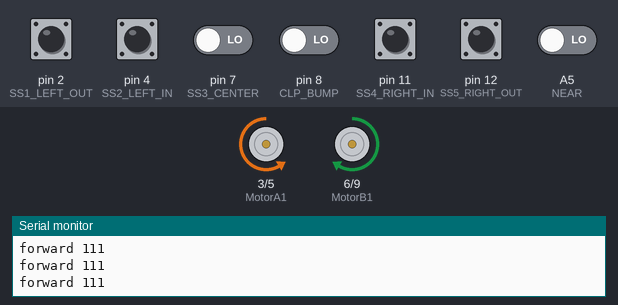
Bench run of a sketch on a simulated Arduino Uno, built with avr-gcc and run on an emulated ATmega328P. On the bench: motor-driver pin pairs drawn as motors (green arrow = first pin HIGH = forward, orange = second pin HIGH = backward, longer = more drive), the last lines printed to the serial monitor. The test bench sets the inputs (shaded band); at power-on: A5 (NEAR), pin 2 (SS1_LEFT_OUT), pin 4 (SS2_LEFT_IN), pin 7 (SS3_CENTER), pin 8 (CLP_BUMP), pin 11 (SS4_RIGHT_IN), pin 12 (SS5_RIGHT_OUT) LOW.

Above: at 1.2 s.
1.3 s: pin 4 (SS2_LEFT_IN) pulled HIGH for 0.15 s
At 1.4 s:
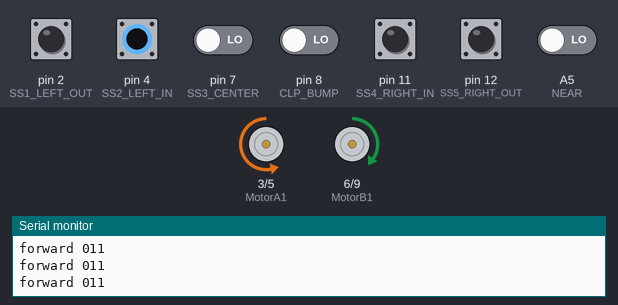
3.0 s: pin 11 (SS4_RIGHT_IN) pulled HIGH for 0.15 s
At 3.1 s:
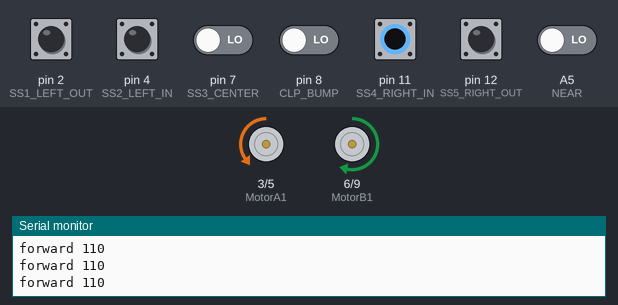
4.7 s: pin 4 (SS2_LEFT_IN) driven HIGH and pin 11 (SS4_RIGHT_IN) driven HIGH
At 5.6 s:
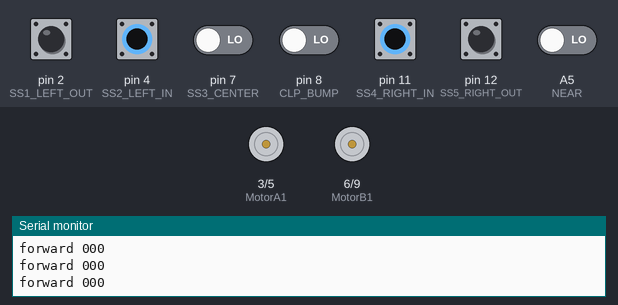
6.2 s: pin 4 (SS2_LEFT_IN) driven LOW
At 6.7 s:
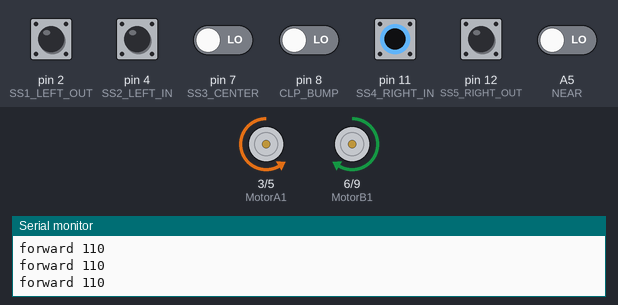
7.7 s: pin 4 (SS2_LEFT_IN) driven HIGH
At 9.1 s:
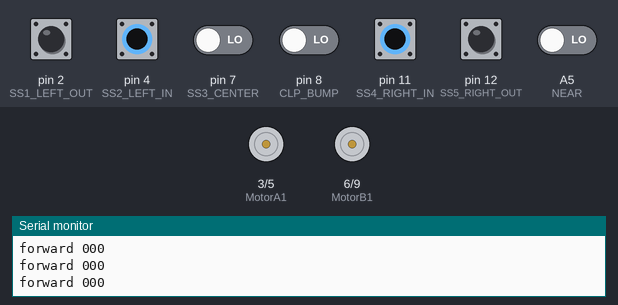
Timing chart, 0 to 10.2 s (numbered marks = the images above; inputs shaded):
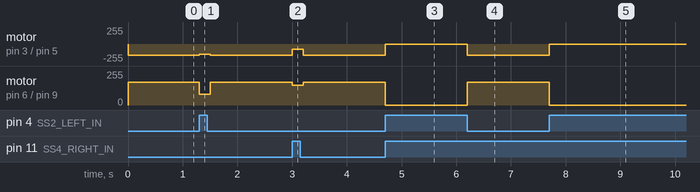

Measured:
- after the input at 1.3 s, motor on pin 3 (MotorA1) / pin 5 (MotorA2): backward 170/255 → backward 150/255 at once, → backward 170/255 0.20 s later; motor on pin 6 (MotorB1) / pin 9 (MotorB2): forward 170/255 → forward 80/255 at once, → forward 170/255 0.20 s later
- after the input at 3.0 s, motor on pin 3 (MotorA1) / pin 5 (MotorA2): backward 170/255 → backward 80/255 at once, → backward 170/255 0.20 s later; motor on pin 6 (MotorB1) / pin 9 (MotorB2): forward 170/255 → forward 150/255 at once, → forward 170/255 0.20 s later
- after the input at 4.7 s, motor on pin 3 (MotorA1) / pin 5 (MotorA2): backward 170/255 → stopped at once; motor on pin 6 (MotorB1) / pin 9 (MotorB2): forward 170/255 → stopped at once
- after the input at 6.2 s, motor on pin 3 (MotorA1) / pin 5 (MotorA2): stopped → backward 170/255 at once; motor on pin 6 (MotorB1) / pin 9 (MotorB2): stopped → forward 170/255 at once
- after the input at 7.7 s, motor on pin 3 (MotorA1) / pin 5 (MotorA2): backward 170/255 → stopped at once; motor on pin 6 (MotorB1) / pin 9 (MotorB2): forward 170/255 → stopped at once

The sketch:

find_road.ino
```cpp
/* 프로그램 내용 : 라인트레이서 모듈을 이용하여 길을 찾는 알고리즘
 *
 * 라인트레이서 모듈에는 5개의 IR 센서가 존재하는데 그중에서
 * 가운데의 3개는 직선 길을 찾는데 사용하고
 * 가장자리 2개는 커브길의 존재를 탐지하는데 사용
 *
 * 식당 내부의 길이 road.png 라고 가정할 때,
 * n번 테이블 : 직진 - 좌회전 - 직진 - (n번째 우회전 길에서 )우회전 - 직진
 *
 *
 * 프로그램 작성 날짜 : 2020년 2월 27일
 *
 */


/* 핀번호 설정 */
#define SS1_LEFT_OUT  2
#define SS2_LEFT_IN   4
#define SS3_CENTER    7
#define CLP_BUMP      8
#define SS4_RIGHT_IN  11
#define SS5_RIGHT_OUT 12
#define NEAR          A5

#define MotorA1       3
#define MotorA2       5
#define MotorB1       6
#define MotorB2       9

/* 서빙로봇 */
int Stop      = 0;
int Left      = 1;
int Straight  = 2;
int Right     = 3;
int Back      = 4;

int   route[]= {Stop, Stop, Stop, Stop, Stop};  // 서빙로봇의 경로를 저장
int   stack_right;  // 우회전길이 보일때마다 하나씩 증가
int   cmd;         // 서빙로봇이 나아갈 방향
int   route_target[] = {Straight, Left, Straight, Right, Straight};

/* 전역 변수 */
byte  LeftOut;
byte  LeftIn;
byte  Center;
byte  RightIn;
byte  RightOut;
byte  Bump;
int   Near;

int   target_table;

unsigned long time; // 시간 측정을 위한 변수
int           temp;
unsigned long RightTime;

void setup() {
  pinMode(MotorA1, OUTPUT);
  pinMode(MotorA2, OUTPUT);
  pinMode(MotorB1, OUTPUT);
  pinMode(MotorB2, OUTPUT);

  Serial.begin(9600);
  Serial.println("###### Setup #####");

  time = millis();

}

void loop() {
  target_table = 1;

  cmd = Straight;

  /* 0.5초마다 라인트레이서 모듈 센서 측정 */
  if((millis() - time)%100 == 0)
  {
    getIRSensor();
    //showIRSensor();
  }

  //serving_table(target_table);

  /* 0.5초마다 주행 명령 */
  if((millis() - time)%100 == 0)
  {
    if (cmd == Straight)
    {
      forward();
    }

    if (cmd == Left)
    {
      //서빙로봇 좌회전
    }

    if (cmd == Right)
    {
      //서빙로봇 우회전
    }

    if (cmd == Stop)
    {
      //서빙로봇 정지
    }
  }


}


/* 라인트레이서 모듈 값 읽어오기 */
void getIRSensor()
{
  LeftOut  = digitalRead(SS1_LEFT_OUT);
  LeftIn   = digitalRead(SS2_LEFT_IN);
  Center   = digitalRead(SS3_CENTER);
  RightIn  = digitalRead(SS4_RIGHT_IN);
  RightOut = digitalRead(SS5_RIGHT_OUT);
  Bump     = digitalRead(CLP_BUMP);
  Near     = digitalRead(NEAR);
}
/* 라인트레이서 모듈 값 출력 */
void showIRSensor()
{
  if (LeftOut  == 1) {Serial.print("L ");} else {Serial.print("- ");}
  if (LeftIn   == 1) {Serial.print("l ");} else {Serial.print("- ");}
  if (Center   == 1) {Serial.print("C ");} else {Serial.print("- ");}
  if (RightIn  == 1) {Serial.print("r ");} else {Serial.print("- ");}
  if (RightOut == 1) {Serial.print("R ");} else {Serial.print("- ");}
  if (Bump     == 1) {Serial.print(" BUMP!");} else {Serial.print("      ");}
  if (Near     == 1) {Serial.print(" NEAR");}  else {Serial.print("    ");}
  Serial.println();
}
/********************************/


/* 서빙할 테이블로 찾아가는 알고리즘 */
void serving_table(int table_number)
{
  if (route[0] == Stop)
  {
    cmd = route_target[0]; // 서빙로봇의 방향 결정
    route[0] == route_target[0];
  }
  else if ((route[1] == Stop)  && (LeftOut == true))
  {
    cmd = route_target[1];
    route[1] == route_target[1];
  }
  else if ((route[2] == Stop)  && (LeftOut == false))
  {
    cmd = route_target[2];
    route[2] == route_target[2];

    temp = 0;
  }
  else if (route[3] == Stop)
  {
    if ((temp == 0) && RightOut == true)
    {
      RightTime = millis();
      temp = 1;
    }

    if (RightOut == false)
    {
      temp = 0;
    }

    if (((RightTime - millis()) > 100) && ((RightTime - millis()) < 1000))
    {
      stack_right += 1;
      temp = 0;
    }
  }
  else if ((route[3] == Stop)  && stack_right == table_number)
  {
    cmd = route_target[3];
    route[3] == route_target[3];
  }
  else if ((route[4] == Stop)  && RightOut == false)
  {
    cmd = route_target[4];
    route[4] == route_target[4];
  }

}
/*************************************/


/* 라인트레이서 모듈을 사용하여 검은색 선을 따라가는 함수 */
void forward()
{
  /*
  if (!LeftIn && !Center && !RightIn)
  {
    Serial.println("forward 111");
    MotorA(Straight, 230);
    MotorB(Straight, 230);
  }
  else if (LeftIn && !Center && !RightIn)
  {
    Serial.println("forward 011");
    MotorA(Straight, 150);
    MotorB(Straight, 210);
  }
  else if (!LeftIn && !Center && RightIn)
  {
    Serial.println("forward 110");
    MotorA(Straight, 210);
    MotorB(Straight, 150);
  }
  else if (LeftIn && Center && RightIn)
  {
    Serial.println("forward 000");
    MotorA(Stop, 0);
    MotorB(Stop, 0);
  }
  else
  {
    Serial.println("forward xxx");
    MotorA(Straight, 200);
    MotorB(Straight, 200);
  }
  */

  if (!LeftIn && !RightIn)
  {
    Serial.println("forward 111");
    MotorA(Straight, 170);
    MotorB(Straight, 170);
  }
  else if (LeftIn && !RightIn)
  {
    Serial.println("forward 011");
    MotorA(Straight, 150);
    MotorB(Straight, 80);
  }
  else if (!LeftIn && RightIn)
  {
    Serial.println("forward 110");
    MotorA(Straight, 80);
    MotorB(Straight, 150);
  }
  else if (LeftIn && RightIn)
  {
    Serial.println("forward 000");
    MotorA(Stop, 0);
    MotorB(Stop, 0);
  }
  else
  {
    Serial.println("forward xxx");
    MotorA(Straight, 200);
    MotorB(Straight, 200);
  }


}
void backward()
{
  Serial.println("backward");
}
void turnLeft()
{
  Serial.println("turn left");
}
void turnRight()
{
  Serial.println("turn right");
}
void _stop()
{
  Serial.println("stop");

  MotorA(Stop, 0);
  MotorB(Stop, 0);
}
/****************************/


/* 모터를 직접 컨트롤 하는 함수 */
void MotorA(int dir, int _speed)
{
  if (dir == Straight)
  {
    analogWrite(MotorA1, 0);
    analogWrite(MotorA2, _speed);
  }
  else
  {
    analogWrite(MotorA1, _speed);
    analogWrite(MotorA2, 0);
  }
}
void MotorB(int dir, int _speed)
{
  if (dir == Straight)
  {
    analogWrite(MotorB1, _speed);
    analogWrite(MotorB2, 0);
  }
  else
  {
    analogWrite(MotorB1, 0);
    analogWrite(MotorB2, _speed);
  }
}
/*****************************/
```
